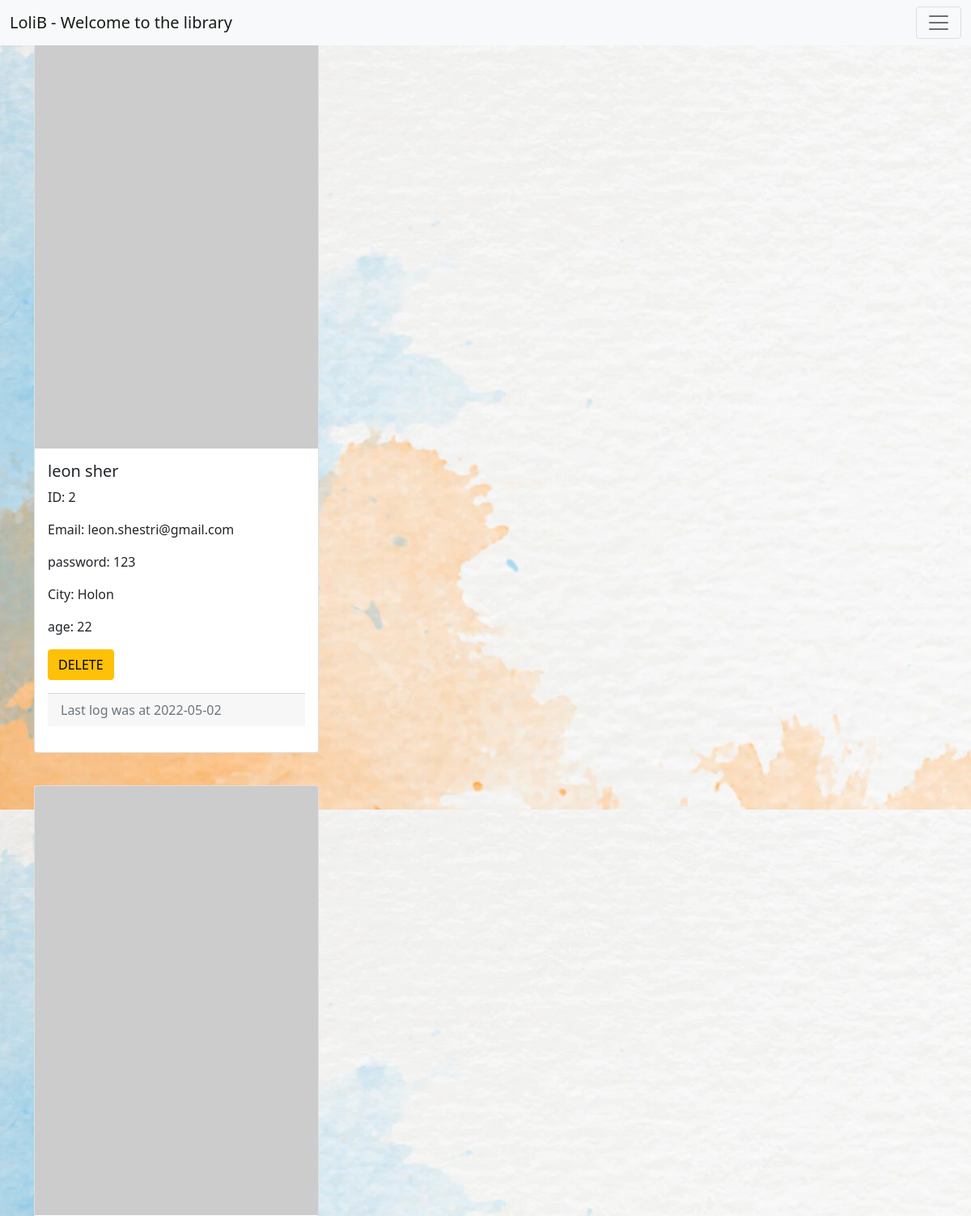
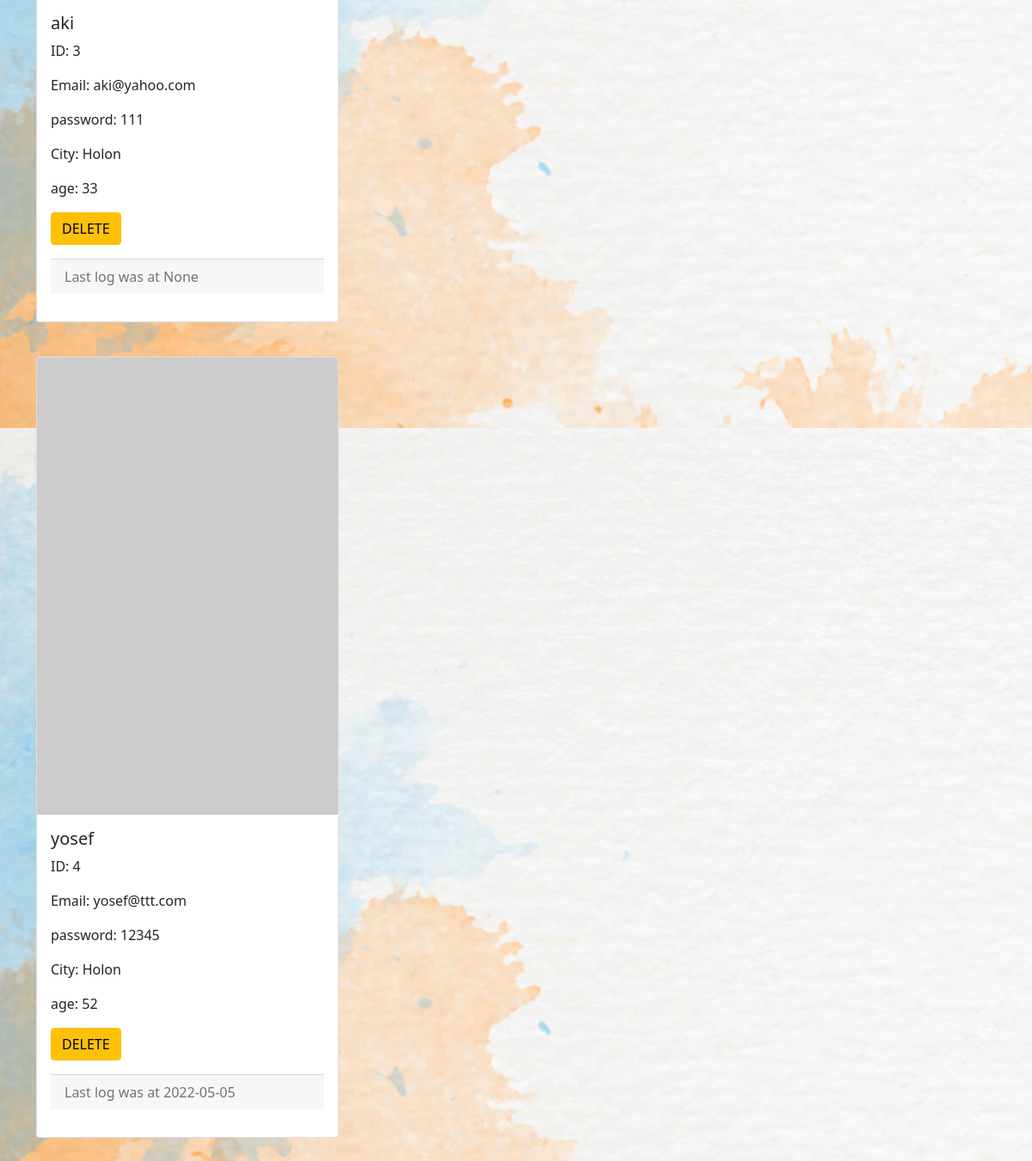
Page /display/customers (signed in) on the committed database (2 pictures, top to bottom).
### tables this page shows
CREATE TABLE "Customers" (
	"custID" INTEGER NOT NULL, 
	email VARCHAR, 
	password VARCHAR, 
	name VARCHAR, 
	city VARCHAR, 
	age INTEGER, 
	last_log VARCHAR, 
	PRIMARY KEY ("custID")
);

### app/display.py (the view)
@display.route('/customers')
def display_customers():
    res = dbms.print_all_data(mydatabase.CUSTOMERS)
    if res ==[]:flash('No results')
    return render_template('display_customers.html',res=res)

### app/mydatabase.py (called while the page is built)
    def print_all_data(self, table='', query=''):
        query = query if query != '' else f"SELECT * FROM {table}"
        print(query)
        res = []
        with self.db_engine.connect() as connection:
            try:
                result = connection.execute(query)
            except Exception as e:
                print(e)
            else:
                for row in result:
                    res.append(row)
                result.close()
        return res

### app/templates/display_customers.html (shortened to what this page needs)
{%extends 'layout.html'%}
    {%block content%}
    {%for i in res%}
    {%if i[1] !="admin@lolib.com" %}
    <div class="container">
        <div class="col mb-3">
            <div class="card" style="width: 22rem;">
                <img src="https://picsum.photos/200/30{{i[0]}}" class="card-img-top" alt="...">
                <div class="card-body">
                    <h5 class="card-title">{{i[3]}}</h5>
                    <p class="card-text">ID: {{i[0]}}</p>
                    <p class="card-text">Email: {{i[1]}}</p>
                    <p class="card-text">password: {{i[2]}}</p>
                    <p class="card-text">City: {{i[4]}}</p>
                    <p class="card-text">age: {{i[5]}}</p>
                    {%if session['email'] == 'admin@lolib.com' %}
                    <a href="/helper/delcustomer/{{i[0]}}" button type="button"
                        class="btn btn-warning">DELETE</button></a>
                    {%else%}
                    <a button type="button" class="btn btn-warning" data-bs-toggle="tooltip" data-bs-placement="bottom"
                        title="login as admin to use this function">DELETE</button></a>
                    {%endif%}
                    <p>
                    <div class="card-footer text-muted">
                        Last log was at {{i[-1]}}
                    </div>
                    </p>
                </div>
            </div>
        </div>
    </div>
    {%endif%}
    <br>
    {%endfor%}
    {%endblock%}

### app/templates/layout.html (style rules this page uses)
body { background-image: url('/static/ban.webp'); }

### rows in the picture
Customers: name "leon sher", custID "2", email "leon.shestri@gmail.com", password "123", city "Holon", age "22", last_log "2022-05-02"
Customers: name "aki", custID "3", email "aki@yahoo.com", password "111", city "Holon", age "33", i "None"
Customers: name "yosef", custID "4", email "yosef@ttt.com", password "12345", city "Holon", age "52", last_log "2022-05-05"
